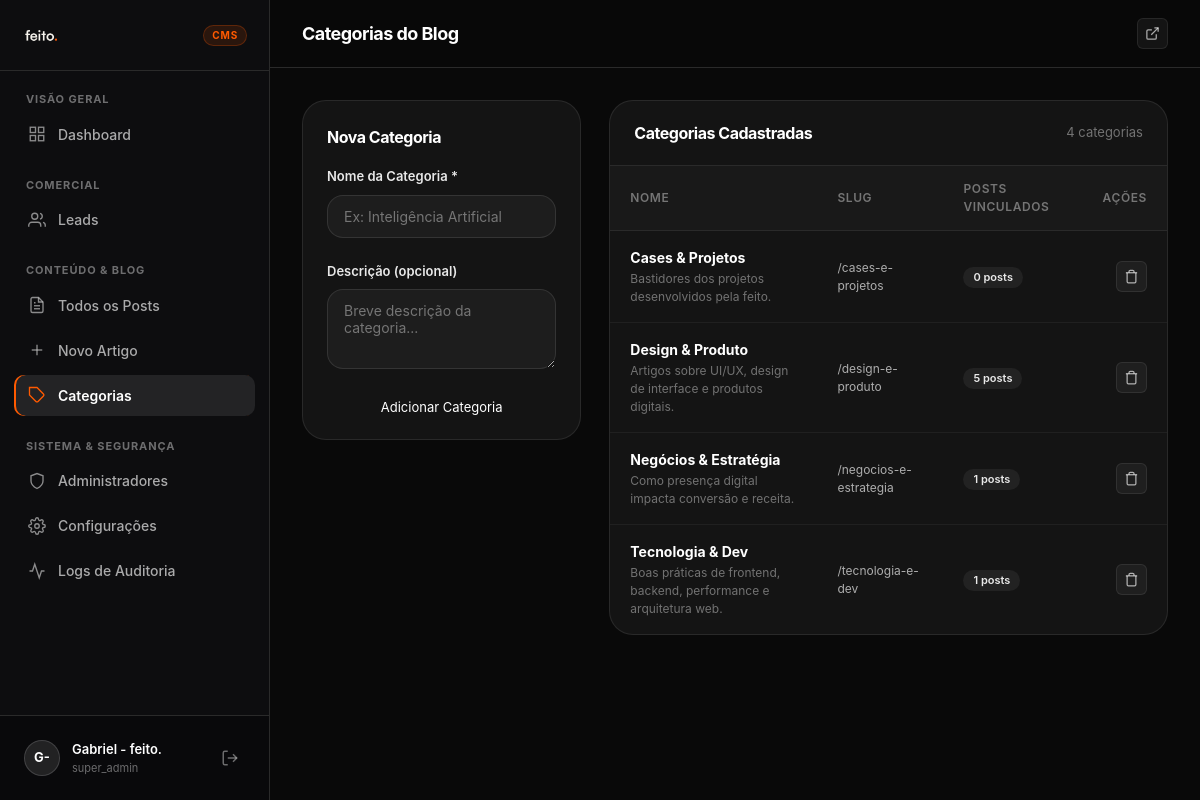
/admin/blog/categorias (signed in), run on the app's committed database.
### tables this page shows
CREATE TABLE categories (
    id INTEGER PRIMARY KEY AUTOINCREMENT,
    name TEXT NOT NULL,
    slug TEXT UNIQUE NOT NULL,
    description TEXT,
    created_at DATETIME DEFAULT CURRENT_TIMESTAMP
);

### core/Helpers.php (called while the page is built, shortened)
<?php
class Helpers {
    public static function e(?string $str): string {
        return htmlspecialchars($str ?? '', ENT_QUOTES, 'UTF-8');
    }
}

### admin/views/blog/categories.php (the view, shortened to what this page needs)
<?php
require_once __DIR__ . '/../../../core/Helpers.php';
$db = Database::getInstance();
$categories = $db->query("
    SELECT c.*, COUNT(p.id) as total_posts
    FROM categories c
    LEFT JOIN posts p ON c.id = p.category_id
    GROUP BY c.id
    ORDER BY c.name ASC
")->fetchAll();
require_once __DIR__ . '/../layout/header.php';
?>
<div style="display: grid; grid-template-columns: 1fr 2fr; gap: 28px;">
  <div class="admin-card" style="padding: 24px; height: fit-content;">
    <h3 class="admin-card__title" style="margin-bottom: 18px;">Nova Categoria</h3>
    <form method="POST" action="/admin/blog/categorias" class="admin-form">
      <div>
        <label class="admin-label" for="cat-name">Nome da Categoria *</label>
        <input type="text" id="cat-name" name="name" class="admin-input" placeholder="Ex: Inteligência Artificial" required>
      </div>
      <div>
        <label class="admin-label" for="cat-desc">Descrição (opcional)</label>
        <textarea id="cat-desc" name="description" class="admin-textarea" placeholder="Breve descrição da categoria..." style="min-height: 80px;"></textarea>
      </div>
      <button type="submit" class="btn btn-primary" style="width: 100%; justify-content: center; font-size: 13px;">
        Adicionar Categoria
      </button>
    </form>
  </div>
  <div class="admin-card">
    <div class="admin-card__header">
      <h3 class="admin-card__title">Categorias Cadastradas</h3>
      <span style="font-size: 13px; color: var(--text-white-40);"><?php echo count($categories); ?> categorias</span>
    </div>
    <div class="admin-table-container">
      <table class="admin-table">
        <thead>
          <tr>
            <th>Nome</th>
            <th>Slug</th>
            <th>Posts Vinculados</th>
            <th style="text-align: right;">Ações</th>
          </tr>
        </thead>
        <tbody>
          <?php foreach ($categories as $cat): ?>
            <tr>
              <td>
                <strong style="color: var(--text-white);"><?php echo Helpers::e($cat['name']); ?></strong>
                <?php if (!empty($cat['description'])): ?>
                  <div style="font-size: 12px; color: var(--text-white-40); margin-top: 2px;">
                    <?php echo Helpers::e($cat['description']); ?>
                  </div>
                <?php endif; ?>
              </td>
              <td style="font-size: 12px; color: var(--text-white-65);">
                /<?php echo Helpers::e($cat['slug']); ?>
              </td>
              <td>
                <span class="admin-badge" style="background: rgba(255,255,255,0.06); color: var(--text-white-90);">
                  <?php echo $cat['total_posts']; ?> posts
                </span>
              </td>
              <td style="text-align: right;">
                <form method="POST" style="margin: 0; display: inline;">
                  <button type="submit" class="admin-action-btn admin-action-btn--danger" title="Excluir Categoria" data-confirm="Excluir esta categoria? Os posts vinculados permanecerão salvos sem categoria.">
                    <svg viewBox="0 0 24 24" fill="none" stroke="currentColor" stroke-width="2"><polyline points="3 6 5 6 21 6"/><path d="M19 6v14a2 2 0 0 1-2 2H7a2 2 0 0 1-2-2V6m3 0V4a2 2 0 0 1 2-2h4a2 2 0 0 1 2 2v2"/></svg>
                  </button>
                </form>
              </td>
            </tr>
          <?php endforeach; ?>
        </tbody>
      </table>
    </div>
  </div>
</div>
<?php require_once __DIR__ . '/../layout/footer.php'; ?>

### css/variables.css (style rules this page uses)
:root { --bg-dark: #090909; --bg-dark-2: #141414; --bg-dark-card: #141414; --bg-light: #F4F4EF; --bg-light-card: #ffffff; --bg-white: #ffffff; --accent: #FF5A00; --accent-active: #D94800; --accent-soft: rgba(255, 90, 0, 0.12); --accent-secondary: #FF8A4C; --font-h: 'Satoshi', 'Satoshi Variable', -apple-system, BlinkMacSystemFont, 'Segoe UI', Roboto, sans-serif; --font-b: 'Satoshi', 'Satoshi Variable', -apple-system, BlinkMacSystemFont, 'Segoe UI', Roboto, sans-serif; --text-white: #ffffff; --text-white-90: rgba(255, 255, 255, 0.9); --text-white-65: rgba(255, 255, 255, 0.65); --text-white-40: rgba(255, 255, 255, 0.4); --text-white-20: rgba(255, 255, 255, 0.2); --text-dark: #111111; --text-dark-90: rgba(17, 17, 17, 0.9); --text-dark-65: #3D3D3D; --text-dark-40: #8A8A8A; --glass-dark-bg: rgba(20, 20, 20, 0.75); --glass-dark-border: rgba(255, 255, 255, 0.09); --glass-dark-highlight: inset 0 1px 0 rgba(255, 255, 255, 0.14); --glass-light-bg: #ffffff; --glass-light-border: rgba(0, 0, 0, 0.06); --hairline: #2A2A2A; --max-w: 1240px; --pad: 40px; --radius-xs: 6px; --radius-sm: 10px; --radius-md: 16px; --radius-lg: 24px; --radius-xl: 32px; --radius-pill: 9999px; --ease: cubic-bezier(0.16, 1, 0.3, 1); }
*, *::before, *::after { margin: 0; padding: 0; box-sizing: border-box; }
html { scroll-behavior: smooth; -webkit-font-smoothing: antialiased; -moz-osx-font-smoothing: grayscale; }
body { font-family: var(--font-b); font-size: 16px; font-weight: 400; line-height: 1.5; background: var(--bg-dark); color: var(--text-white); overflow-x: hidden; }
button { border: none; background: none; cursor: pointer; font-family: inherit; color: inherit; }
input, textarea, select { font-family: inherit; }
h1, h2, h3, h4 { font-family: var(--font-h); font-weight: 700; letter-spacing: -0.03em; color: var(--text-white); }

### admin/assets/css/admin.css (style rules this page uses)
.admin-body { background-color: var(--bg-dark); color: var(--text-white); font-family: var(--font-b); min-height: 100vh; display: flex; margin: 0; padding: 0; overflow-x: hidden; }
.admin-card { background: var(--bg-dark-2); border: 1px solid var(--glass-dark-border); border-radius: var(--radius-lg); overflow: hidden; margin-bottom: 28px; }
.admin-card__header { padding: 20px 24px; border-bottom: 1px solid var(--hairline); display: flex; align-items: center; justify-content: space-between; flex-wrap: wrap; gap: 16px; }
.admin-card__title { font-size: 16px; font-weight: 700; color: var(--text-white); }
.admin-table-container { overflow-x: auto; width: 100%; }
.admin-table { width: 100%; border-collapse: collapse; text-align: left; font-size: 14px; }
.admin-table th { background: rgba(255, 255, 255, 0.02); color: var(--text-white-40); font-weight: 600; font-size: 12px; text-transform: uppercase; letter-spacing: 0.05em; padding: 14px 20px; border-bottom: 1px solid var(--hairline); }
.admin-table td { padding: 16px 20px; border-bottom: 1px solid rgba(255, 255, 255, 0.05); color: var(--text-white-90); vertical-align: middle; }
.admin-table tbody tr { transition: background 0.15s; }
.admin-table tbody tr:last-child td { border-bottom: none; }
.admin-badge { display: inline-flex; align-items: center; gap: 6px; font-size: 11px; font-weight: 600; padding: 4px 10px; border-radius: var(--radius-pill); line-height: 1.2; }
.admin-action-btn { padding: 7px; border-radius: var(--radius-xs); background: rgba(255, 255, 255, 0.05); border: 1px solid rgba(255, 255, 255, 0.08); color: var(--text-white-65); display: inline-flex; align-items: center; justify-content: center; cursor: pointer; transition: color 0.2s, background 0.2s, border-color 0.2s; text-decoration: none; }
.admin-action-btn svg { width: 15px; height: 15px; }
.admin-form { display: flex; flex-direction: column; gap: 24px; }
.admin-label { font-size: 13px; font-weight: 600; color: var(--text-white-90); margin-bottom: 8px; display: block; }
.admin-input, .admin-select, .admin-textarea { width: 100%; padding: 12px 16px; background: rgba(255, 255, 255, 0.04); border: 1px solid rgba(255, 255, 255, 0.1); border-radius: var(--radius-md); color: var(--text-white); font-size: 14px; font-family: inherit; transition: border-color 0.2s, background 0.2s; box-sizing: border-box; }
.admin-textarea { min-height: 120px; resize: vertical; }

### data on the page
categories: name "Cases & Projetos", description "Bastidores dos projetos desenvolvidos pela feito.", slug "cases-e-projetos", total_posts "0"
categories: name "Design & Produto", description "Artigos sobre UI/UX, design de interface e produtos digitais.", slug "design-e-produto", total_posts "5"
categories: name "Negócios & Estratégia", description "Como presença digital impacta conversão e receita.", slug "negocios-e-estrategia", total_posts "1"
categories: name "Tecnologia & Dev", description "Boas práticas de frontend, backend, performance e arquitetura web.", slug "tecnologia-e-dev", total_posts "1"

### other printed values
Helpers::e($initials) "G-"
Helpers::e($user['name'] ?? 'Admin') "Gabriel - feito."
Helpers::e($user['role'] ?? 'Editor') "super_admin"
Helpers::e($pageTitle) "Categorias do Blog"
count($categories) "4"
